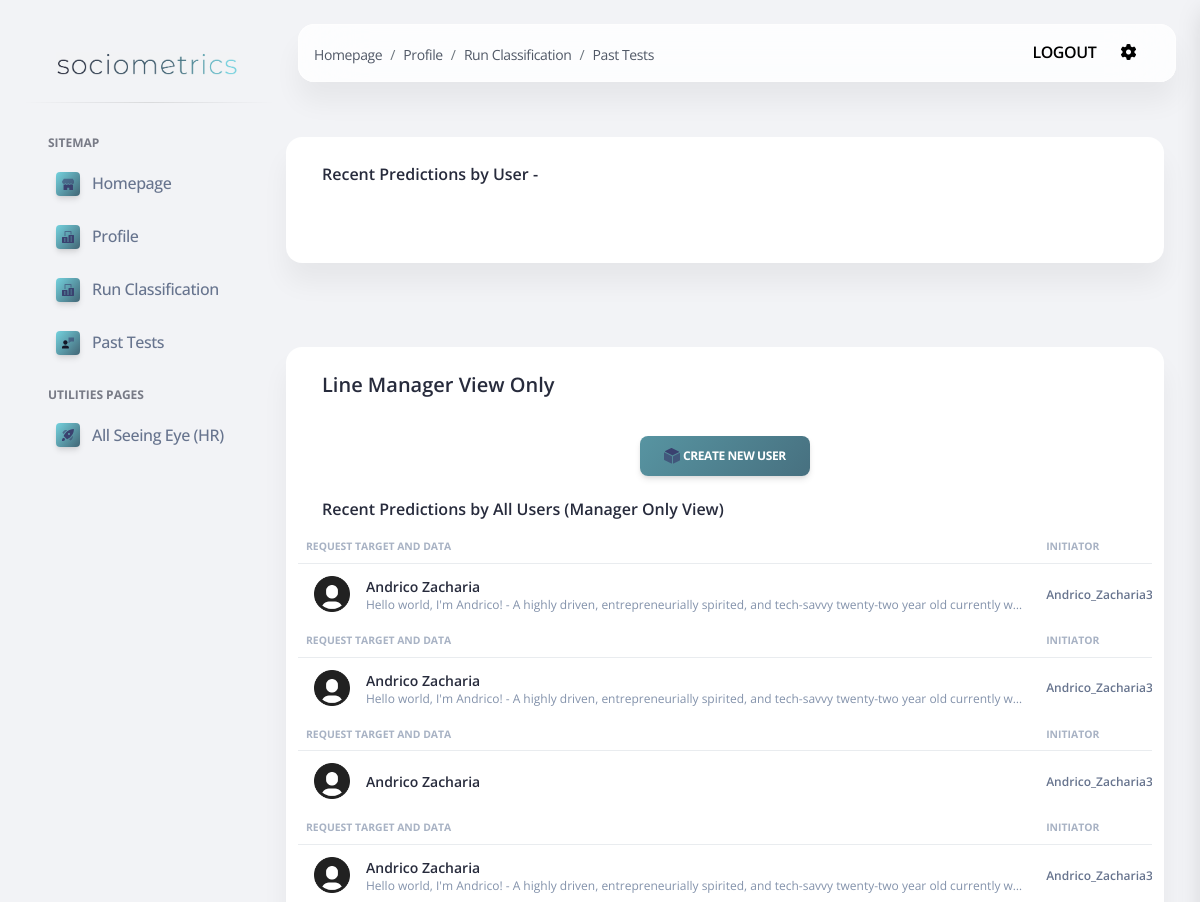
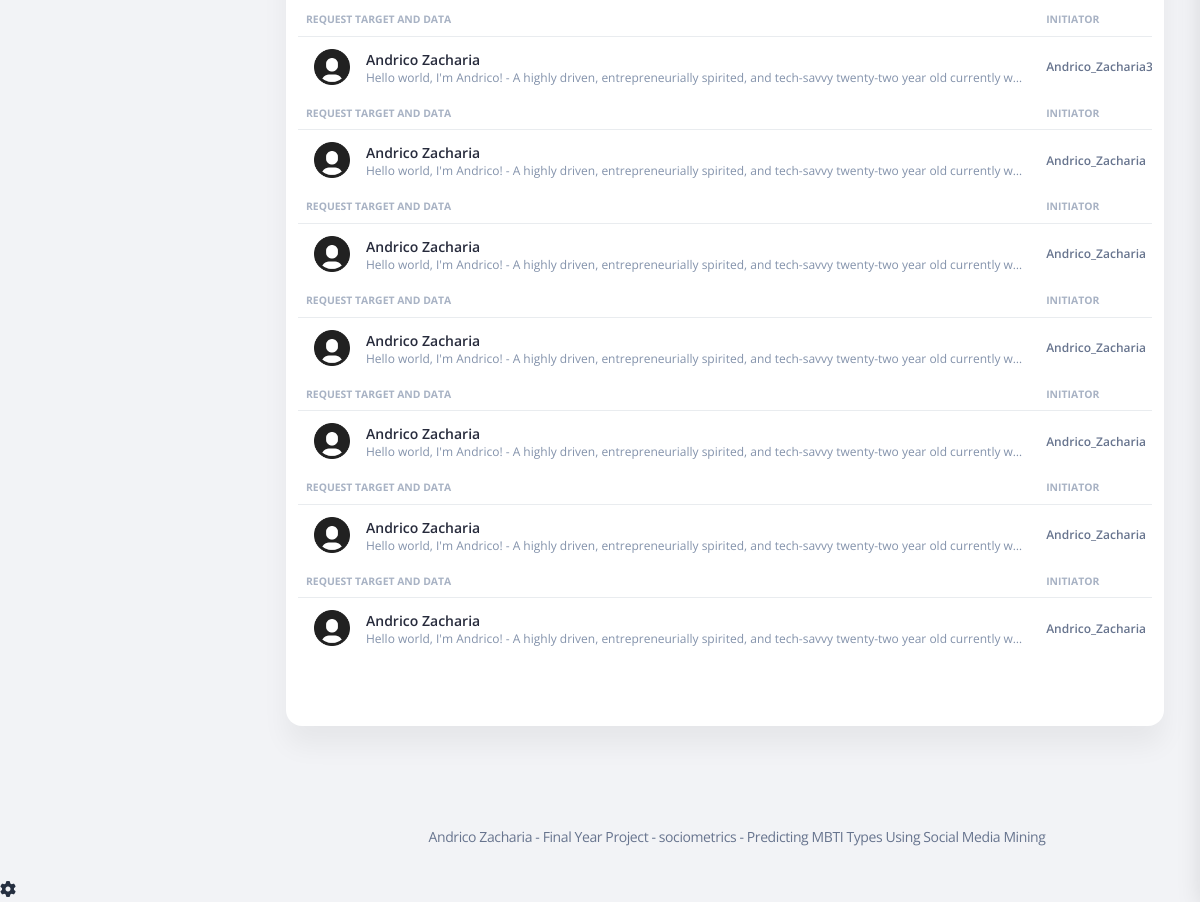
/history.html, run on the app's committed database (2 pictures, top to bottom).
### apps/home/models.py (models this page shows)
class MBTITest(models.Model):
    initiator = models.ForeignKey(User, on_delete=models.CASCADE)
    target = models.TextField()
    input = models.TextField()
    date = models.DateTimeField()
    type = models.TextField(max_length=4)
    IvsE = models.TextField(max_length=1, default="")
    IvsS = models.TextField(max_length=1, default="")
    TvsF = models.TextField(max_length=1, default="")
    JvsP = models.TextField(max_length=1, default="")
    probability = models.DecimalField(decimal_places=2, max_digits=4, default=00.00)
    profile_picture_url = models.TextField(default="/static/assets/img/team-2.jpg")

### apps/home/views.py (the view)
# urls.py: path('history.html', views.mbti_detail_view),
def mbti_detail_view(request):
    allMBTITests = MBTITest.objects.all().order_by('-date')
    context = {
        "allMBTITests": allMBTITests,
    }
    return render(request, 'home/history.html', context)

### apps/templates/home/history.html (shortened to what this page needs)
{% extends 'layouts/base.html' %}
{% block content %}
  <div class="container-fluid py-4">
      <div class="row">
          <div class="row">
            <div class="card mb-4">
              <div class="card-header pb-0">
                <h6>Recent Predictions by User - {{ user.get_username }}</h6>
              </div>
              <div class="card-body px-0 pt-0 pb-2">
              </div>
            </div>
          </div>
      </div>
    <div class="row">
      <div class="row">
        <div class="card mb-4">
          <div class="card-header pb-0">
            <h5>Line Manager View Only</h5>
              <div class="col-sm-4 col-8 my-sm-auto ms-sm-auto mx-auto mt-3" style="padding-top: 25px;">
            <div class="nav-wrapper position-relative end-0">
              <ul class="nav nav-pills nav-fill p-1 bg-transparent" role="tablist">
                <li class="nav-item">
                    <button type="button" class="btn bg-gradient-primary" data-bs-toggle="modal" data-bs-target="#overviewModal">
                        Create new user
                    </button>
                </li>
              </ul>
            </div>
          </div>
          <h6>Recent Predictions by All Users (Manager Only View)</h6>
          </div>
          <div class="card-body px-0 pt-0 pb-2">
            <div class="table-responsive p-0">
              <table class="table align-items-center mb-0">
                <tbody>
                {% for test in allMBTITests %}
                   <tr>
                        <th class="text-uppercase text-secondary text-xxs font-weight-bolder opacity-7">Request Target and Data</th>
                        <th class="text-uppercase text-secondary text-xxs font-weight-bolder opacity-7 ps-2">Initiator</th>
                      </tr>
                    </tbody>
                    <tbody>
                      <tr>
                        <td>
                          <div class="d-flex px-2 py-1">
                            <div>
                              <img src="/static/assets/img/profileHolder.png" class="avatar avatar-sm me-3">
                            </div>
                            <div class="d-flex flex-column justify-content-center">
                              <h6 class="mb-0 text-sm">{{ test.target }}</h6>
                              <p class="text-xs text-secondary mb-0">{{ test.input|truncatechars:120 }}</p>
                            </div>
                          </div>
                        </td>
                        <td>
                          <p class="text-xs font-weight-bold mb-0">{{ test.initiator }}</p>
                        </td>
                      </tr>
                    </tbody>
                {% endfor %}
              </table>
            </div>
          </div>
        </div>
      </div>
    </div>
    {% include "includes/footer.html" %}
{% endblock content %}

### data on the page
MBTITest: target "Andrico Zacharia", input "Hello world, I'm Andrico! - A highly driven, entrepreneurially spirited, and tech-savvy twenty-two year old currently w…", initiator "Andrico_Zacharia3"
MBTITest: target "Andrico Zacharia", input "Hello world, I'm Andrico! - A highly driven, entrepreneurially spirited, and tech-savvy twenty-two year old currently w…", initiator "Andrico_Zacharia3"
MBTITest: target "Andrico Zacharia", initiator "Andrico_Zacharia3"
MBTITest: target "Andrico Zacharia", input "Hello world, I'm Andrico! - A highly driven, entrepreneurially spirited, and tech-savvy twenty-two year old currently w…", initiator "Andrico_Zacharia3"
MBTITest: target "Andrico Zacharia", input "Hello world, I'm Andrico! - A highly driven, entrepreneurially spirited, and tech-savvy twenty-two year old currently w…", initiator "Andrico_Zacharia3"
MBTITest: target "Andrico Zacharia", input "Hello world, I'm Andrico! - A highly driven, entrepreneurially spirited, and tech-savvy twenty-two year old currently w…", initiator "Andrico_Zacharia"
MBTITest: target "Andrico Zacharia", input "Hello world, I'm Andrico! - A highly driven, entrepreneurially spirited, and tech-savvy twenty-two year old currently w…", initiator "Andrico_Zacharia"
MBTITest: target "Andrico Zacharia", input "Hello world, I'm Andrico! - A highly driven, entrepreneurially spirited, and tech-savvy twenty-two year old currently w…", initiator "Andrico_Zacharia"
MBTITest: target "Andrico Zacharia", input "Hello world, I'm Andrico! - A highly driven, entrepreneurially spirited, and tech-savvy twenty-two year old currently w…", initiator "Andrico_Zacharia"
MBTITest: target "Andrico Zacharia", input "Hello world, I'm Andrico! - A highly driven, entrepreneurially spirited, and tech-savvy twenty-two year old currently w…", initiator "Andrico_Zacharia"
MBTITest: target "Andrico Zacharia", input "Hello world, I'm Andrico! - A highly driven, entrepreneurially spirited, and tech-savvy twenty-two year old currently w…", initiator "Andrico_Zacharia"
